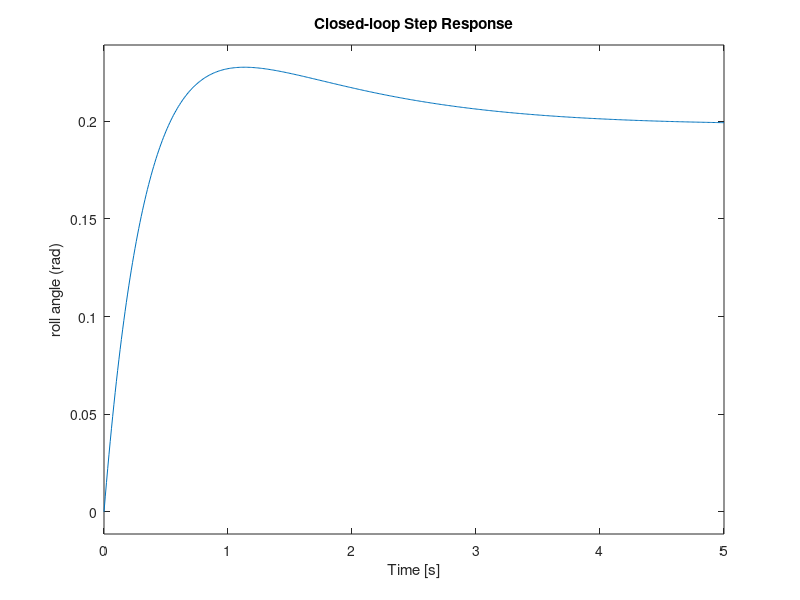

Here is the MATLAB script that generated this plot: (Note: this script raises an error after producing the figure.)
%%% THIS APPLIES TO ROLL & PITCH AXES %%%

roll_lin_tf = tf([3.1646],[1 0 0]); %from Simulink Linear Analysis tool
roll_lin_ss = ss(roll_lin_tf);

stepMag = 0.2; %rad, ~11deg

%PID tuning from PID Tuner in simulink
Kp = 1.0032;
Ki = 0.20242;
Kd = 1.2268;
N = 41.7603;

C = pid(Kp,Ki,Kd); %implement PID controller

T = feedback(C*roll_lin_tf,1); %closed loop transfer function of system

t = 0:0.01:5;
figure(1)
step(stepMag*T,t); %plot closed loop step response
ylabel('roll angle (rad)');
title('Closed-loop Step Response');
grid
stepinfo(stepMag*T) %handy step response stats

%figure(2)
%bode(T) %generate bode plot
%title('Closed-loop Bode Plot');
%grid


%Controllability
co = ctrb(roll_lin_ss); % controllability matrix, co
rank(co); %should be 2 if controllable

%LQR
Q = roll_lin_ss.C'*roll_lin_ss.C;
Qgain = 200;
R = 1;
Nbar = 14.14;

Klqr = lqr(roll_lin_ss.A, roll_lin_ss.B, Q*Qgain, R);

Ac = [(roll_lin_ss.A-roll_lin_ss.B*Klqr)];
Bc = [roll_lin_ss.B];
Cc = [roll_lin_ss.C];
Dc = [roll_lin_ss.D];

states = {'phi' 'phi_dot'};
inputs = {'r'};
outputs = {'phi'};

sys_cl = ss(Ac,Bc,Cc,Dc);%,'statename',states,'inputname',inputs,'outputname',outputs);

figure(3)
step(stepMag*Nbar*sys_cl,t)
ylabel('roll angle (rad)');
title('Step Response with LQR Control')
stepinfo(stepMag*Nbar*sys_cl) %handy step response stats
grid

figure(4)
step(stepMag*T,stepMag*Nbar*sys_cl,t)
ylabel('roll angle (rad)');
title('PID vs LQR Step Response')
legend('PID','LQR')
grid








